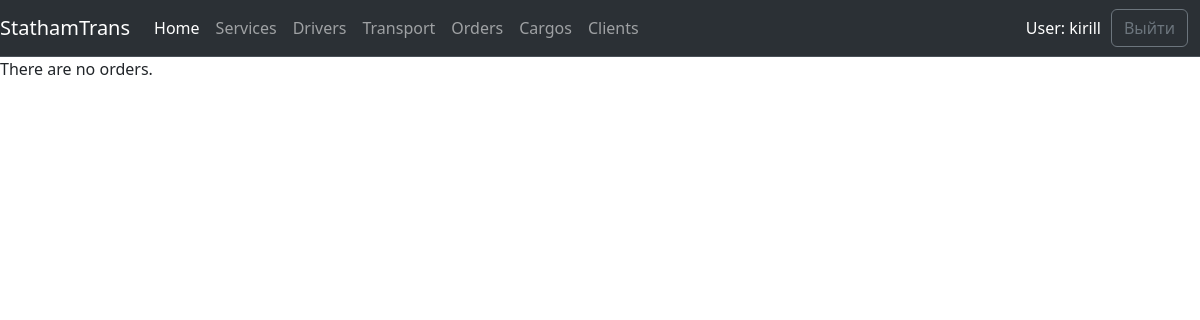
/home/orders/ (signed in), run on an earlier commit of the app's database.
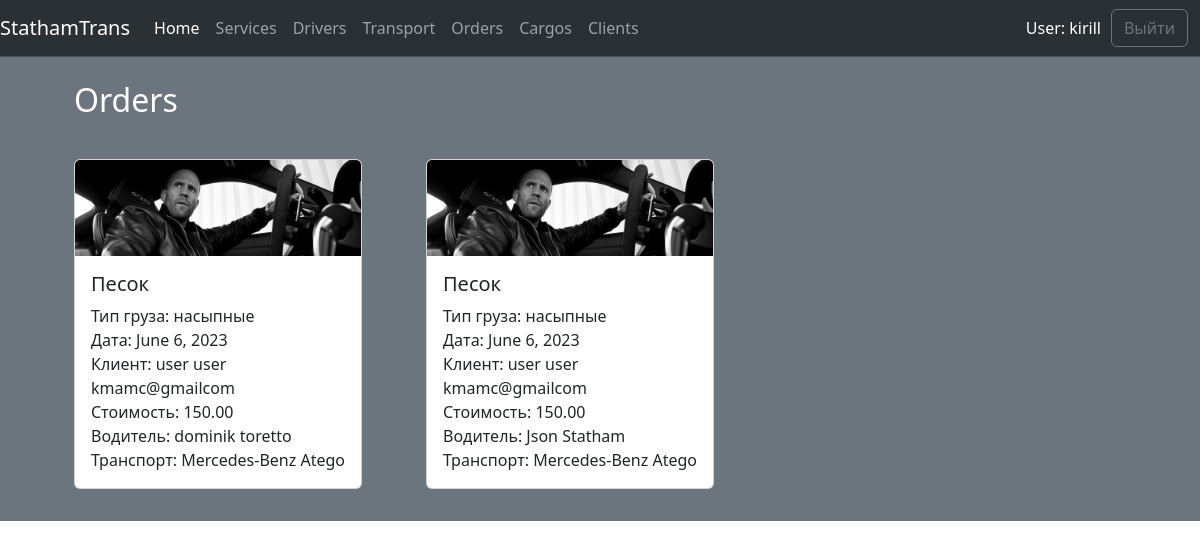
And on a later commit of the database.
### order/models.py (models this page shows, shortened)
class Driver(AbstractUser):
    first_name = models.CharField(max_length=255, blank=False)
    last_name = models.CharField(max_length=255, blank=False)
    date_of_birth = models.DateField()
    email = models.EmailField()
    phone_number = models.CharField(max_length=50)
    groups = models.ManyToManyField('auth.Group', related_name='drivers', blank=True)
    REQUIRED_FIELDS = ['first_name', 'last_name',
                       'email', 'date_of_birth', 'phone_number']
    USERNAME_FIELD = 'username'
    objects = MyUserManager()

class Order(models.Model):
    driver = models.ForeignKey('Driver', related_name='driver', on_delete=models.CASCADE, null=True)
    transport = models.ForeignKey('Transport', on_delete=models.CASCADE, null=True)
    client = models.ForeignKey('Client', on_delete=models.CASCADE, null=True)
    cargo = models.ForeignKey('Cargo', on_delete=models.CASCADE, null=True)
    service = models.ForeignKey('CompanyService', on_delete=models.CASCADE, null=True)
    cost = models.DecimalField(default=0, decimal_places=2, max_digits=30)
    date = models.DateField(auto_now_add=True)
    class Meta:
        ordering = ['date', 'cost']

class Cargo(models.Model):
    name = models.CharField(max_length=255, blank=False)
    type = models.ForeignKey('CargoType', on_delete=models.CASCADE, null=True)
    def __str__(self):
        return f'{self.name}'

class CargoType(models.Model):
    name = models.CharField(max_length=255, blank=False)
    def __str__(self):
        return f'{self.name}'

class Client(models.Model):
    first_name = models.CharField(max_length=255, blank=False)
    last_name = models.CharField(max_length=255, blank=False)
    email = models.EmailField(max_length=255, blank=False, default="")

class Transport(models.Model):
    name = models.CharField(max_length=255, blank=False)
    type = models.ForeignKey('TransportType', on_delete=models.CASCADE, null=True)
    body_type = models.ForeignKey('BodyType', on_delete=models.CASCADE, null=True)
    def __str__(self):
        return f'{self.name}'

### order/views.py (the view)
@login_required
def orders_list(request):
    lst = Order.objects.all()
    user = request.user
    if user.is_staff:
        return render(request, 'order/orders_list.html', context={'orders_list': lst})
    else:
        lst = Order.objects.filter(driver=user)
        return render(request, 'order/orders_list.html', context={'orders_list': lst})

### order/templates/order/orders_list.html
{% extends "base_generic.html" %}
{% block content %}
{% if orders_list %}
<section class="services bg-secondary pt-4">
    <div class="container">
        <h2 style="margin-left: 2rem; color: white">Orders</h2>
        <div class="services__inner d-flex flex-wrap">
            {% for order in orders_list %}
            <div class="card" style="width: 18rem; margin: 2rem">
                <img src="../../static/images/1500x500.jpeg" class="card-img-top" alt="...">
                <div class="card-body">
                    <h5 class="card-title">{{ order.cargo }}</h5>
                    <p class="card-text">
                        Тип груза: {{order.cargo.type}}
                        <br>
                        Дата: {{order.date}}
                        <br>
                        Клиент: {{order.client.first_name}} {{order.client.last_name}} {{order.client.email}}
                        <br>
                        Стоимость: {{order.cost}}
                        <br>
                        Водитель: {{order.driver.first_name}} {{order.driver.last_name}}
                        <br>
                        Транспорт: {{order.transport}}
                    </p>
                </div>
            </div>
            {% endfor %}
        </div>
    </div>
</section>
{% else %}
<p>There are no orders.</p>
{% endif %}
{% endblock %}

### order/templates/base_generic.html (shortened to what this page needs)
<!DOCTYPE html>
<html lang="en">
<head>
    <link href="https://cdn.jsdelivr.net/npm/bootstrap@5.3.0/dist/css/bootstrap.min.css" rel="stylesheet"
>
    {% load static %}
    <link rel="stylesheet" href="../static/css/style.css">
</head>
<body>
<nav class="navbar bg-dark border-bottom border-bottom-dark navbar-expand-lg bg-body-tertiary"
     data-bs-theme="dark">
    <a class="navbar-brand" href="{% url 'index' %}">
        StathamTrans
    </a>
    <div class="collapse navbar-collapse" id="navbarSupportedContent">
        <ul class="navbar-nav me-auto mb-2 mb-lg-0">
            <li class="nav-item">
                <a class="nav-link active" aria-current="page" href="{% url 'index' %}">Home</a>
            </li>
            <li class="nav-item">
                <a class="nav-link" href="{% url 'services' %}">Services</a>
            </li>
            <li class="nav-item">
                <a class="nav-link" href="{% url 'drivers' %}">Drivers</a>
            </li>
            <li class="nav-item">
                <a class="nav-link" href="{% url 'transport' %}">Transport</a>
            </li>
            {% if user.is_authenticated %}
            <li class="nav-item">
                <a class="nav-link" href="{% url 'orders' %}">Orders</a>
            </li>
            {% endif %}
            {% if user.is_authenticated %}
            <li class="nav-item">
                <a class="nav-link" href="{% url 'cargos_list' %}">Cargos</a>
            </li>
            {% endif %}
            {% if user.is_authenticated %}
            <li class="nav-item">
                <a class="nav-link" href="{% url 'clients_list' %}">Clients</a>
            </li>
            {% endif %}
        </ul>
        <form class="container-fluid  d-flex justify-content-end align-items-center">
            {% if user.is_authenticated %}
            <span style="color: white; margin-right: 10px">User: {{ user.get_username }}</span>
            <a href="{% url 'logout'%}?next={{request.path}}" class="btn btn-outline-secondary" type="button">Выйти</a>
            {% else %}
            <a href="{% url 'login'%}?next={{request.path}}" class="btn btn-outline-success me-2" type="button">Войти</a>
            {% endif %}
        </form>
    </div>
</nav>
{% block content %}{% endblock %}
</body>
</html>

### order/static/css/style.css (style rules this page uses)
.services { background-color: #000; }

What changed in the data, as far as the page shows it:
added Order: cargo "Песок", cargo.type "насыпные", date "June 6, 2023", client.first_name "user", client.last_name "user", client.email "kmamc@gmailcom", cost "150.00", driver.first_name "dominik", driver.last_name "toretto", transport "Mercedes-Benz Atego"
added Order: cargo "Песок", cargo.type "насыпные", date "June 6, 2023", client.first_name "user", client.last_name "user", client.email "kmamc@gmailcom", cost "150.00", driver.first_name "Json", driver.last_name "Statham", transport "Mercedes-Benz Atego"
Also different on the page:
text no longer shown: "There are no orders."
text now shown: "Orders"
